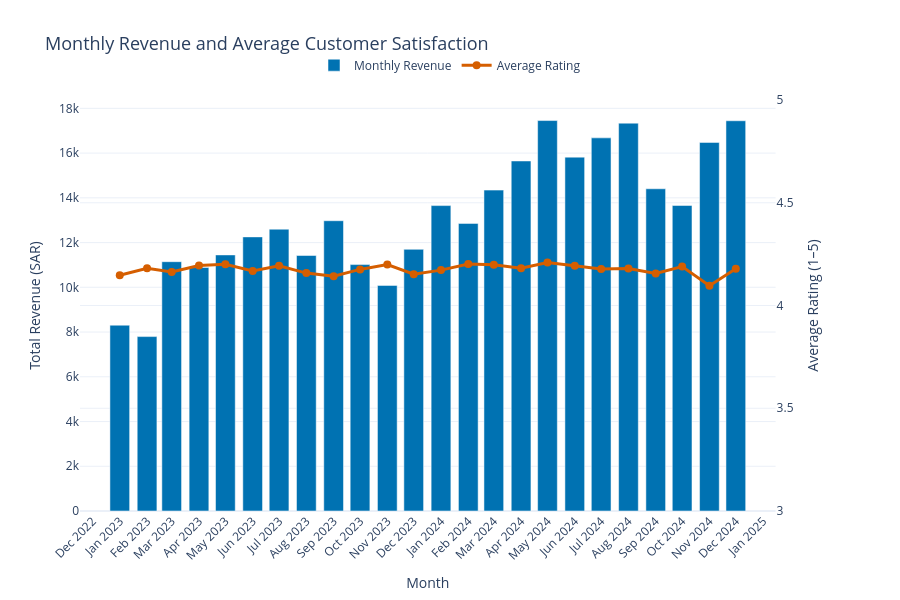

Here is the notebook cell this chart was saved with:
### Markdown cell above
### Task 7.3 — Dual-axis chart  *(2 pts)*
With `plotly.subplots.make_subplots(specs=[[{"secondary_y": True}]])` plot **monthly revenue as bars** (primary axis) and the **monthly average rating as a line with markers** (secondary axis, range 3–5).
Label both y-axes, use a unified hover (`hovermode="x unified"`).

### Code cell
import pandas as pd
import plotly.graph_objects as go
from plotly.subplots import make_subplots

# Aggregate monthly revenue and average rating
monthly_summary = (
    df.groupby("year_month")
    .agg(
        total_revenue=("revenue", "sum"),
        avg_rating=("rating", "mean")
    )
    .sort_index()
    .reset_index()
)

# Convert year_month to datetime
monthly_summary["year_month"] = pd.to_datetime(
    monthly_summary["year_month"].astype(str)
)

# Create dual-axis chart
fig = make_subplots(
    specs=[[{"secondary_y": True}]]
)

# Monthly revenue bars (primary y-axis)
fig.add_trace(
    go.Bar(
        x=monthly_summary["year_month"],
        y=monthly_summary["total_revenue"],
        name="Monthly Revenue",
        marker_color="#0072B2",
        hovertemplate="Revenue: %{y:,.2f} SAR<extra></extra>"
    ),
    secondary_y=False
)

# Monthly average rating line (secondary y-axis)
fig.add_trace(
    go.Scatter(
        x=monthly_summary["year_month"],
        y=monthly_summary["avg_rating"],
        mode="lines+markers",
        name="Average Rating",
        line=dict(color="#D55E00", width=3),
        marker=dict(size=8),
        hovertemplate="Average Rating: %{y:.2f}/5<extra></extra>"
    ),
    secondary_y=True
)

# Chart title and layout
fig.update_layout(
    title="Monthly Revenue and Average Customer Satisfaction",
    title_font_size=18,
    xaxis_title="Month",
    hovermode="x unified",
    template="plotly_white",
    height=600,
    legend=dict(
        orientation="h",
        y=1.12,
        x=0.5,
        xanchor="center"
    )
)

# Primary y-axis
fig.update_yaxes(
    title_text="Total Revenue (SAR)",
    secondary_y=False
)

# Secondary y-axis
fig.update_yaxes(
    title_text="Average Rating (1–5)",
    range=[3, 5],
    secondary_y=True
)

# Format dates
fig.update_xaxes(
    tickformat="%b %Y",
    dtick="M1",
    tickangle=-45
)

# Display interactive chart
fig.show()

### Figure 1 — Plotly figure (JSON) as saved in the notebook; plotly's stock layout.template omitted (floating-point values rounded to 4 significant figures)
{"data": [{"hovertemplate": "Revenue: %{y:,.2f} SAR<extra></extra>", "marker": {"color": "#0072B2"}, "name": "Monthly Revenue", "type": "bar", "x": ["2023-01-01T00:00:00.000000", "2023-02-01T00:00:00.000000", "2023-03-01T00:00:00.000000", "2023-04-01T00:00:00.000000", "2023-05-01T00:00:00.000000", "2023-06-01T00:00:00.000000", "2023-07-01T00:00:00.000000", "2023-08-01T00:00:00.000000", "2023-09-01T00:00:00.000000", "2023-10-01T00:00:00.000000", "2023-11-01T00:00:00.000000", "2023-12-01T00:00:00.000000", "2024-01-01T00:00:00.000000", "2024-02-01T00:00:00.000000", "2024-03-01T00:00:00.000000", "2024-04-01T00:00:00.000000", "2024-05-01T00:00:00.000000", "2024-06-01T00:00:00.000000", "2024-07-01T00:00:00.000000", "2024-08-01T00:00:00.000000", "2024-09-01T00:00:00.000000", "2024-10-01T00:00:00.000000", "2024-11-01T00:00:00.000000", "2024-12-01T00:00:00.000000"], "xaxis": "x", "y": [8307.0, 7797.0, 11140.0, 10880.0, 11450.0, 12250.0, 12600.0, 11420.0, 12980.0, 11020.0, 10090.0, 11700.0, 13650.0, 12860.0, 14350.0, 15650.0, 17460.0, 15820.0, 16680.0, 17340.0, 14400.0, 13660.0, 16480.0, 17450.0], "yaxis": "y"}, {"hovertemplate": "Average Rating: %{y:.2f}/5<extra></extra>", "line": {"color": "#D55E00", "width": 3}, "marker": {"size": 8}, "mode": "lines+markers", "name": "Average Rating", "type": "scatter", "x": ["2023-01-01T00:00:00.000000", "2023-02-01T00:00:00.000000", "2023-03-01T00:00:00.000000", "2023-04-01T00:00:00.000000", "2023-05-01T00:00:00.000000", "2023-06-01T00:00:00.000000", "2023-07-01T00:00:00.000000", "2023-08-01T00:00:00.000000", "2023-09-01T00:00:00.000000", "2023-10-01T00:00:00.000000", "2023-11-01T00:00:00.000000", "2023-12-01T00:00:00.000000", "2024-01-01T00:00:00.000000", "2024-02-01T00:00:00.000000", "2024-03-01T00:00:00.000000", "2024-04-01T00:00:00.000000", "2024-05-01T00:00:00.000000", "2024-06-01T00:00:00.000000", "2024-07-01T00:00:00.000000", "2024-08-01T00:00:00.000000", "2024-09-01T00:00:00.000000", "2024-10-01T00:00:00.000000", "2024-11-01T00:00:00.000000", "2024-12-01T00:00:00.000000"], "xaxis": "x", "y": [4.147, 4.181, 4.163, 4.195, 4.2, 4.168, 4.193, 4.158, 4.143, 4.176, 4.199, 4.152, 4.172, 4.202, 4.198, 4.181, 4.209, 4.193, 4.178, 4.18, 4.156, 4.189, 4.096, 4.178], "yaxis": "y2"}], "layout": {"height": 600, "hovermode": "x unified", "legend": {"orientation": "h", "x": 0.5, "xanchor": "center", "y": 1.12}, "title": {"font": {"size": 18}, "text": "Monthly Revenue and Average Customer Satisfaction"}, "xaxis": {"anchor": "y", "domain": [0, 0.94], "dtick": "M1", "tickangle": -45, "tickformat": "%b %Y", "title": {"text": "Month"}}, "yaxis": {"anchor": "x", "domain": [0, 1], "title": {"text": "Total Revenue (SAR)"}}, "yaxis2": {"anchor": "x", "overlaying": "y", "range": [3, 5], "side": "right", "title": {"text": "Average Rating (1–5)"}}}}
